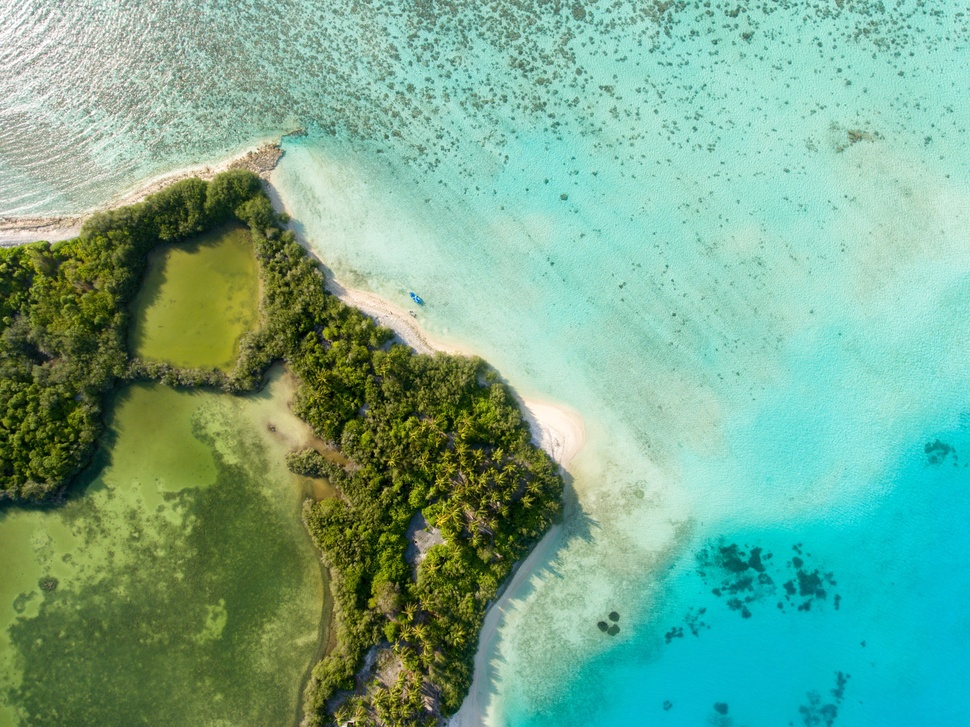
#> input picture sample.jpg, 970 x 727 px, shrunk from 3992 x 2992 before the run
$ python final.py
#> lines starting #> are read from the running program, lines starting #| are printed output that depends on the picture
import numpy as np
import cv2  # OpenCV library
import matplotlib.pyplot as plt

original_image = cv2.imread("sample.jpg")
#> original_image is the input picture: shape (727, 970, 3); mean B, G, R 141.3, 169.4, 117.3
# Converting from BGR Colours Space to HSV

img = cv2.cvtColor(original_image, cv2.COLOR_BGR2RGB)
vectorized = img.reshape((-1, 3))
# convert to np.float32

vectorized = np.float32(vectorized)
# Here we are applying k-means clustering so that the pixels around a colour are consistent and gave same BGR/HSV values
# define criteria, number of clusters(K) and apply kmeans()

criteria = (cv2.TERM_CRITERIA_EPS + cv2.TERM_CRITERIA_MAX_ITER, 10, 1.0)
# We are going to cluster with k = 2, because the image will have just two colours ,a white background and the colour
# of the patch

K = 5
attempts = 10
ret, label, center = cv2.kmeans(vectorized, K, None, criteria, attempts, cv2.KMEANS_PP_CENTERS)
#> ret = 868917332.5; center = [[108.9, 121.7, 53.32], [166.6, 219.6, 201.8], [6.36, 185.2, 195.9], [44.39, 59.26, 23], [135.2, 169.1, 140.4]]
# Now convert back into uint8
# now we have to access the labels to regenerate the clustered image


center = np.uint8(center)
#> center = [[108, 121, 53], [166, 219, 201], [6, 185, 195], [44, 59, 22], [135, 169, 140]]
res = center[label.flatten()]
res2 = res.reshape(img.shape)
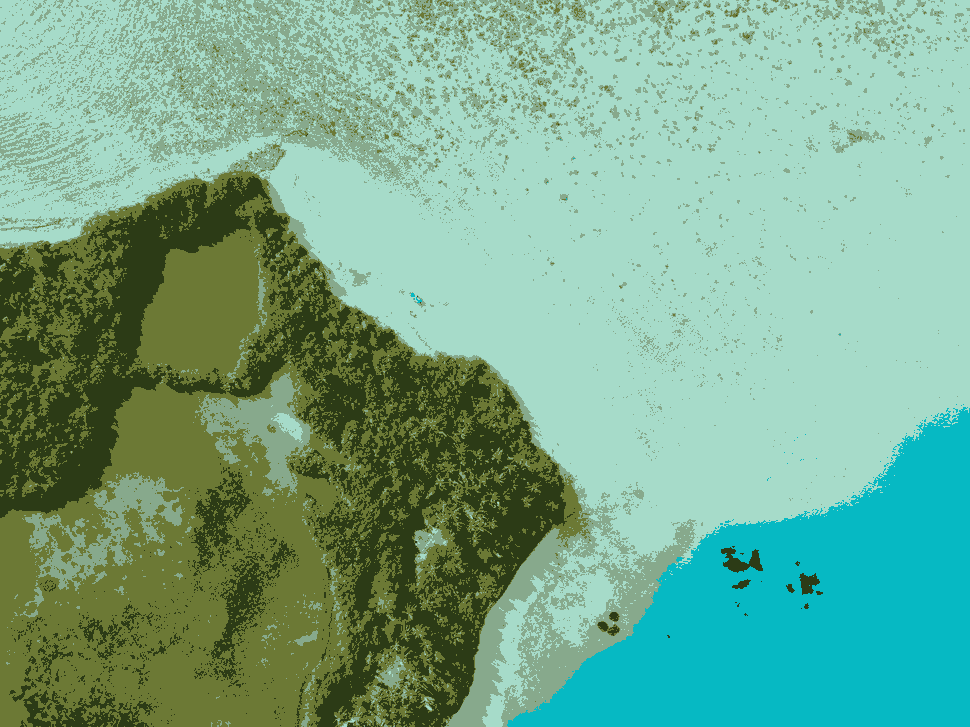
#> res2: shape (727, 970, 3); mean R, G, B 116.8, 168.9, 140.6
# res2 is the result of the frame which has undergone *k-means clustering*

figure_size = 15
plt.figure(figsize=(figure_size, figure_size))
plt.subplot(1, 2, 1), plt.imshow(img)
plt.title('Original'), plt.xticks([]), plt.yticks([])
plt.subplot(1, 2, 2), plt.imshow(res2)
plt.title('K = %i' % K), plt.xticks([]), plt.yticks([])
plt.show()
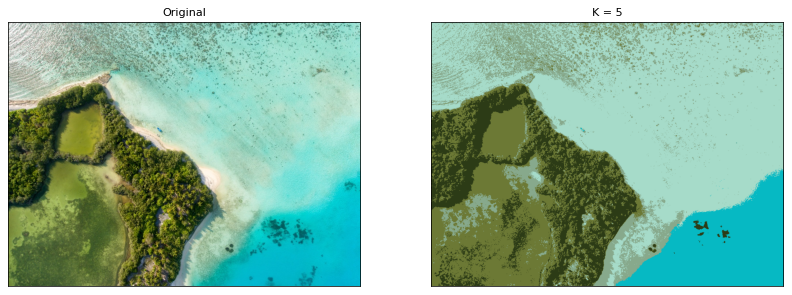
#> figure drawn by matplotlib, 2 panels

# canny edge detection
edges = cv2.Canny(img, 100, 200)
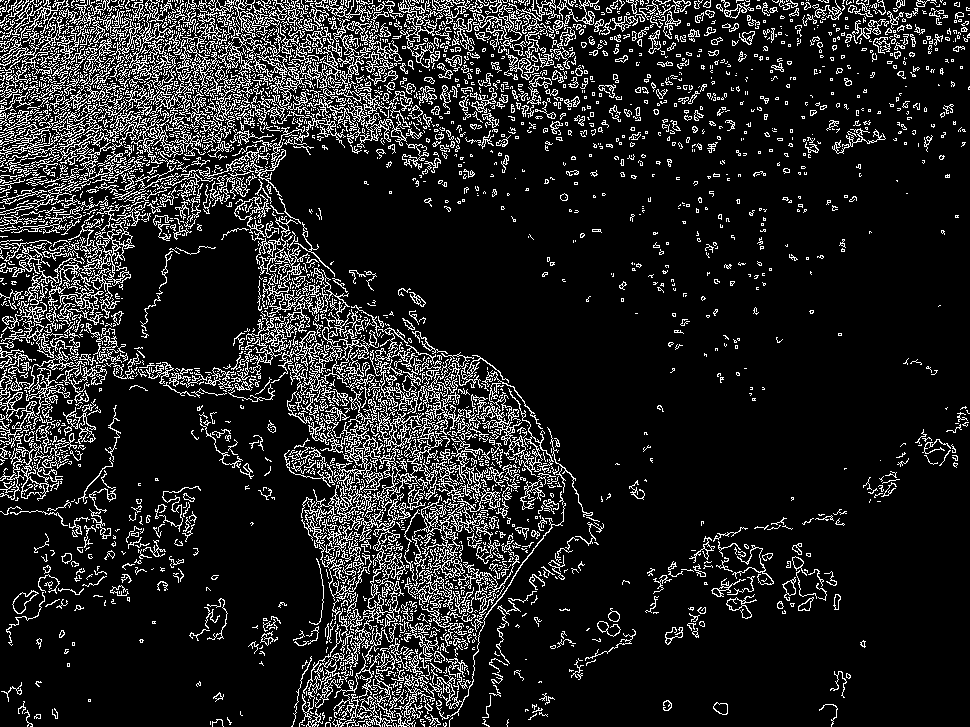
#> edges: shape (727, 970); 13.6% white in thin lines or dots
plt.figure(figsize=(figure_size, figure_size))
plt.subplot(1, 2, 1), plt.imshow(img)
plt.title('Original Image'), plt.xticks([]), plt.yticks([])
plt.subplot(1, 2, 2), plt.imshow(edges, cmap='gray')
plt.title('Edge Image'), plt.xticks([]), plt.yticks([])

plt.show()
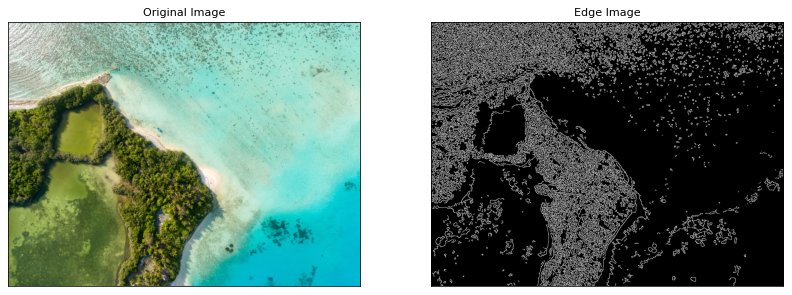
#> figure drawn by matplotlib, 2 panels
